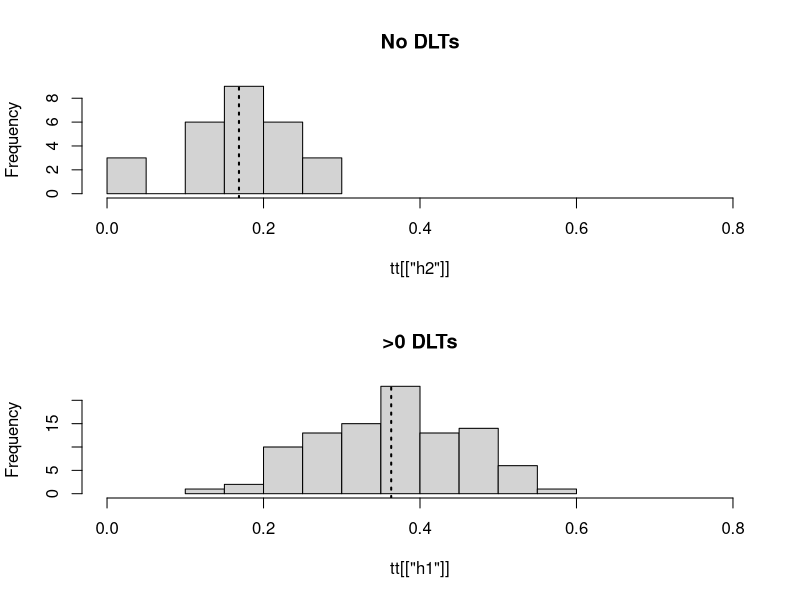
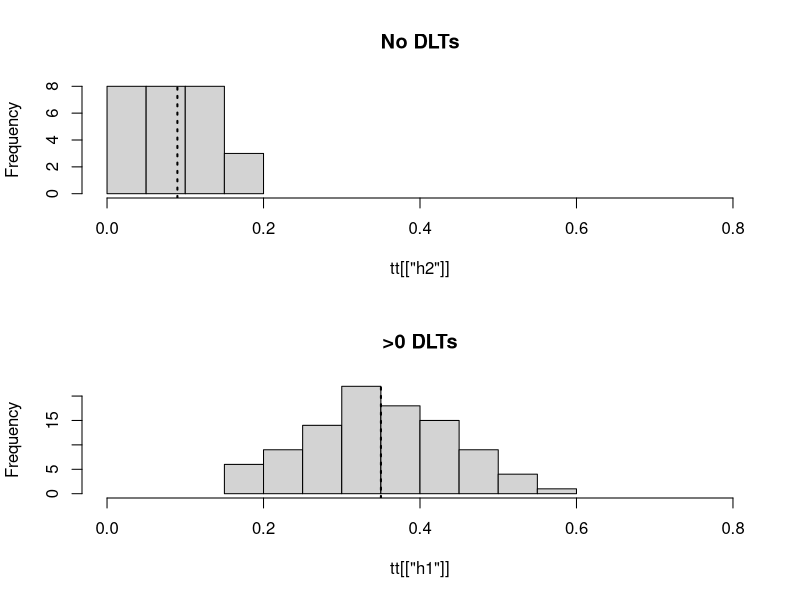

Write the R code that produced these figures, in order.

# Function to write th efunction that calculates all possible nTTP from weight matrix W
nTTP.calc.fn <- function(ntox, W, grade.thresh){
  hyp.plot = "function(){
W = cbind(rep(0, ntox), W)
thetamax = sum(W[,ncol(W)])
tt = list(h2 = c(), h1 = c()) \n
"
  forloop = ""
  cond = "("
  summ = "sum("
  vars = letters[(1:ntox) + 8]
  for (xx in 1:ntox) {
    
    forloop = paste0(forloop, "for (", vars[xx], " in 1:5) {\n")
    
    if (xx %in% c(1, ntox - 1)) {
      cond = paste0(cond, vars[xx], " >= ", grade.thresh[xx], " || ")
      summ = paste0(summ, "W[", xx, ", ", vars[xx], "]^2, ")
    } else {
      cond = paste0(cond, vars[xx], " >= ", grade.thresh[xx], ")")
      summ = paste0(summ, "W[", xx, ", ", vars[xx], "]^2)")
    }
    
  }
  
  closure = paste(rep("}", ntox), collapse = "")
  code = paste0(forloop,
                "if ", cond, "{\n",
                'tt[["h1"]] = append(tt[["h1"]], 
                            sqrt(', summ, ")/thetamax)\n",
                "} else {",
                'tt[["h2"]] = append(tt[["h2"]], 
                            sqrt(', summ, ")/thetamax)\n",
                "}", closure)
  
  fn.text = paste0(hyp.plot, code, "\nreturn(tt)}")
  
  fn = eval(parse(text = fn.text))
  
  return(fn)
}

# Function that calls nTTP.calc.fn, plots distributions, and gives suggested hypothesis values
nTTP.hypothesis <- function(ntox, W, grade.thresh){
  
  ### Calculate all possible nTTP values ###
  ### DLT defined as grade >= 3 in any toxicity category ###
  nTTP.calc = eval(parse(text = "nTTP.calc.fn(ntox, W, grade.thresh)"))
  tt = nTTP.calc()
  
  ## Plot distributions
  par(mfrow = c(2, 1))
  hist(tt[["h2"]], xlim = c(0, 0.8), main = "No DLTs")
  abline(v = mean(tt[["h2"]]), lty = 3, lwd = 2)
  hist(tt[["h1"]], xlim = c(0, 0.8), main = ">0 DLTs")
  abline(v = mean(tt[["h1"]]), lty = 3, lwd = 2)
  
  
  ## Suggested hypotheses
  sug = lapply(tt, mean) # hypothesis values
  
  return(list(suggested.H = sug, all.nTTP = tt))
}




###################################################
#####################Examples######################
###################################################

ntox <- 3 #Number of unique toxicities
grade.thresh = c(4, 4, 4)
#### Define the weight Matrix ####
W <- matrix(c(0.50, 0.75, 1.00, 1.50, # Burden weight for grades 1-4 for toxicity 1
              0.50, 0.75, 1.00, 1.50, # Burden weight for grades 1-4 for toxicity 2
              0.00, 0.00, 0.50, 1.00), ## Burden weight for grades 1-4 for toxicity 3
            nrow = ntox, byrow = T)

ok = nTTP.hypothesis(ntox, W, grade.thresh)

W <- matrix(c(0.10, 0.35, 0.70, 1.00, #Burden weight for grades 1-4 for toxicity 1
              0.08, 0.23, 0.60, 0.80, #Burden weight for grades 1-4 for toxicity 2
              0.00, 0.15, 0.45, 0.80), ##Burden weight for grades 1-4 for toxicity 3
            nrow = ntox, byrow = T)

nTTP.hypothesis(ntox, W, grade.thresh)
